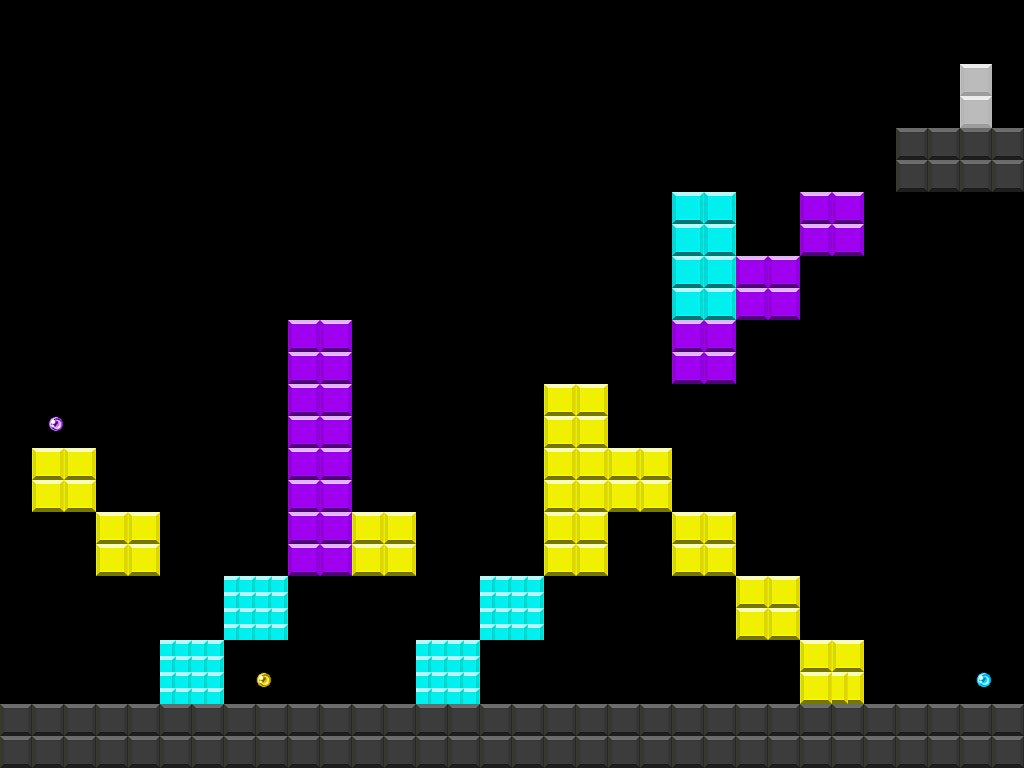

This game map was drawn from its Tiled (.tmx) file and the tilesets committed beside it. A one-line description and the trimmed map source follow:
An orthogonal 64x48 tile map with 16x16 px tiles, 8 tile layers (black, light blue, purple, yellow, ...) and 23 objects.

<map version="1.5" tiledversion="1.7.0" orientation="orthogonal" renderorder="right-down" width="64" height="48" tilewidth="16" tileheight="16" infinite="0" nextlayerid="22" nextobjectid="55">
 <tileset firstgid="1" source="map.tsx" />
 <layer id="1" name="black" width="64" height="48">
  <data>[3072 cells, 288 non-empty, 4 distinct tile ids]</data>
 </layer>
 <layer id="2" name="light blue" width="64" height="48">
  <data>[3072 cells, 96 non-empty, 4 distinct tile ids]</data>
 </layer>
 <layer id="3" name="purple" width="64" height="48">
  <data>[3072 cells, 112 non-empty, 4 distinct tile ids]</data>
 </layer>
 <layer id="4" name="yellow" width="64" height="48">
  <data>[3072 cells, 160 non-empty, 4 distinct tile ids]</data>
 </layer>
 <layer id="6" name="light blue item" width="64" height="48">
  <data>[3072 cells, 1 non-empty, 1 distinct tile ids]</data>
 </layer>
 <layer id="7" name="purple item" width="64" height="48">
  <data>[3072 cells, 1 non-empty, 1 distinct tile ids]</data>
 </layer>
 <layer id="9" name="yellow item" width="64" height="48">
  <data>[3072 cells, 1 non-empty, 1 distinct tile ids]</data>
 </layer>
 <layer id="10" name="door" width="64" height="48">
  <data>[3072 cells, 8 non-empty, 4 distinct tile ids]</data>
 </layer>
 <objectgroup id="14" name="black col">
  <object id="26" x="0" y="704" width="1024" height="64" />
  <object id="27" x="896" y="128" width="128" height="64" />
 </objectgroup>
 <objectgroup id="15" name="light blue col">
  <object id="28" x="160" y="640" width="64" height="64" />
  <object id="29" x="224" y="576" width="64" height="64" />
  <object id="30" x="416" y="640" width="64" height="64" />
  <object id="31" x="480" y="576" width="64" height="64" />
  <object id="54" x="672" y="192" width="64" height="128" />
 </objectgroup>
 <objectgroup id="16" name="purple col">
  <object id="34" x="288" y="320" width="64" height="256" />
  <object id="35" x="672" y="320" width="64" height="64" />
  <object id="36" x="736" y="256" width="64" height="64" />
  <object id="37" x="800" y="192" width="64" height="64" />
 </objectgroup>
 <objectgroup id="17" name="yellow col">
  <object id="38" x="32" y="448" width="64" height="64" />
  <object id="39" x="96" y="512" width="64" height="64" />
  <object id="40" x="352" y="512" width="64" height="64" />
  <object id="41" x="544" y="384" width="64" height="192" />
  <object id="42" x="608" y="448" width="64" height="64" />
  <object id="43" x="672" y="512" width="64" height="64" />
  <object id="44" x="736" y="576" width="64" height="64" />
  <object id="46" x="800" y="640" width="64" height="64" />
 </objectgroup>
 <objectgroup id="18" name="light blue item col">
  <object id="47" x="976" y="672" width="16" height="16" />
 </objectgroup>
 <objectgroup id="19" name="purple item col">
  <object id="48" x="48" y="416" width="16" height="16" />
 </objectgroup>
 <objectgroup id="20" name="yellow item col">
  <object id="50" x="256" y="672" width="16" height="16" />
 </objectgroup>
 <objectgroup id="21" name="door col">
  <object id="51" x="960" y="64" width="32" height="64" />
 </objectgroup>
</map>
